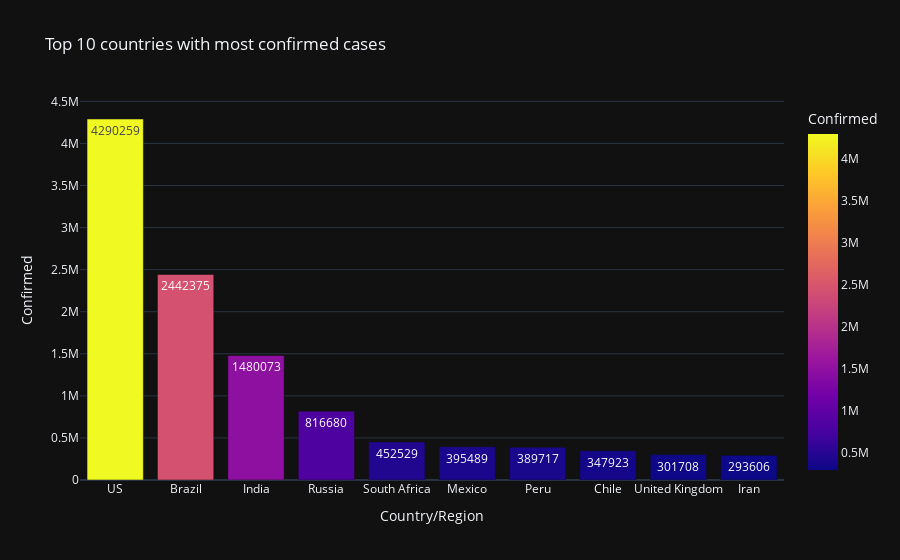

The notebook cell this image was saved under:
### Code cell
top_10 = df.nlargest(10, 'Confirmed')
fig  = px.bar(top_10, x = 'Country/Region', y = 'Confirmed', color = 'Confirmed', text = 'Confirmed', title = 'Top 10 countries with most confirmed cases', template='plotly_dark')
fig.show()

### Figure 1 — Plotly figure (JSON) as saved in the notebook; plotly's stock layout.template omitted (floating-point values rounded to 4 significant figures)
{"data": [{"alignmentgroup": "True", "hovertemplate": "Country/Region=%{x}<br>Confirmed=%{marker.color}<extra></extra>", "legendgroup": "", "marker": {"color": [4290259, 2442375, 1480073, 816680, 452529, 395489, 389717, 347923, 301708, 293606], "coloraxis": "coloraxis", "pattern": {"shape": ""}}, "name": "", "offsetgroup": "", "orientation": "v", "showlegend": false, "text": [4290259, 2442375, 1480073, 816680, 452529, 395489, 389717, 347923, 301708, 293606], "textposition": "auto", "type": "bar", "x": ["US", "Brazil", "India", "Russia", "South Africa", "Mexico", "Peru", "Chile", "United Kingdom", "Iran"], "xaxis": "x", "y": [4290259, 2442375, 1480073, 816680, 452529, 395489, 389717, 347923, 301708, 293606], "yaxis": "y"}], "layout": {"barmode": "relative", "coloraxis": {"colorbar": {"title": {"text": "Confirmed"}}, "colorscale": [[0, "#0d0887"], [0.1111, "#46039f"], [0.2222, "#7201a8"], [0.3333, "#9c179e"], [0.4444, "#bd3786"], [0.5556, "#d8576b"], [0.6667, "#ed7953"], [0.7778, "#fb9f3a"], [0.8889, "#fdca26"], [1, "#f0f921"]]}, "legend": {"tracegroupgap": 0}, "title": {"text": "Top 10 countries with most confirmed cases"}, "xaxis": {"anchor": "y", "domain": [0, 1], "title": {"text": "Country/Region"}}, "yaxis": {"anchor": "x", "domain": [0, 1], "title": {"text": "Confirmed"}}}}
